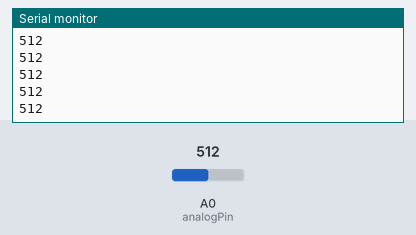
The sketch below on a simulated Arduino Uno, built with avr-gcc and run on an emulated ATmega328P. On the bench: the last lines printed to the serial monitor. The test bench sets the inputs (shaded band); at power-on: A0 (analogPin) = 512.

Above: at 1.2 s.
1.3 s: A0 (analogPin) set to 716
At 1.32 s:
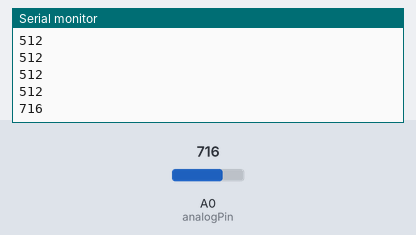
2.8 s: A0 (analogPin) set to 900
At 2.83 s:
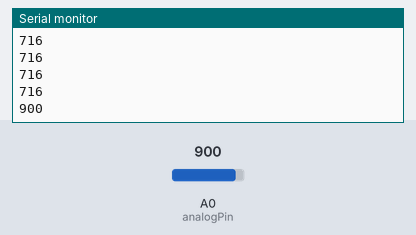
Timing chart, 0 to 5.8 s (numbered marks = the images above; inputs shaded):
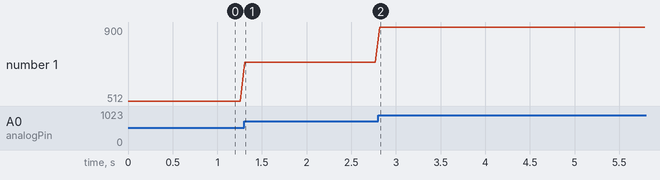

The sketch:

lab3_2.ino
```cpp
const int analogPin = A0;
int sensorValue = 0;

void setup() {
  Serial.begin(115200);
}

void loop() {
  sensorValue = analogRead(analogPin);
  Serial.println(sensorValue);
  delay(50);
}
```

Measured:
- after the input at 1.3 s, the serial monitor: prints a new line at once (image 1)
- after the input at 2.8 s, the serial monitor: prints a new line at once (image 2)
- plotted number 1: 512 → 716 after the input at 1.3 s, 716 → 900 after the input at 2.8 s
